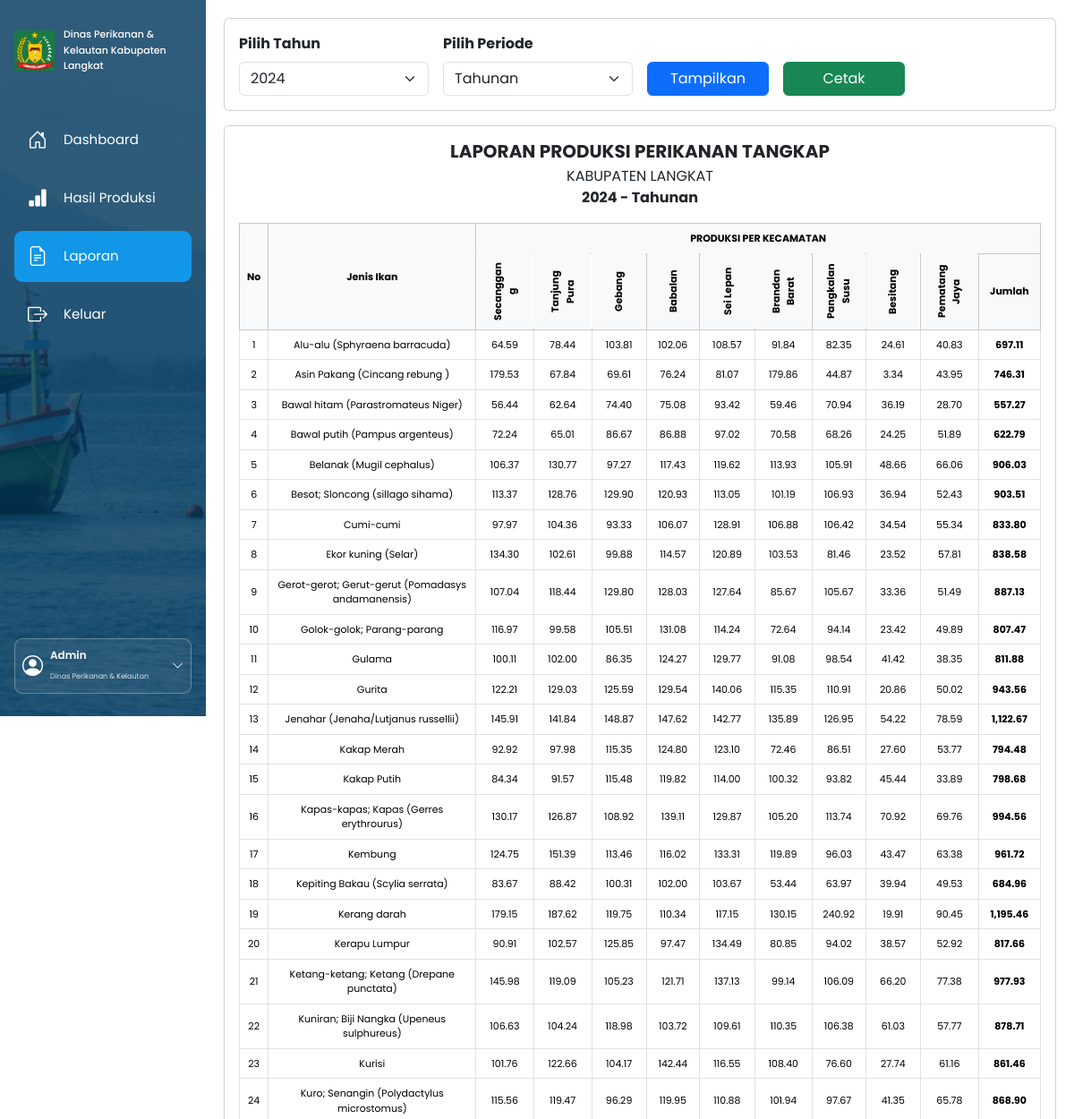
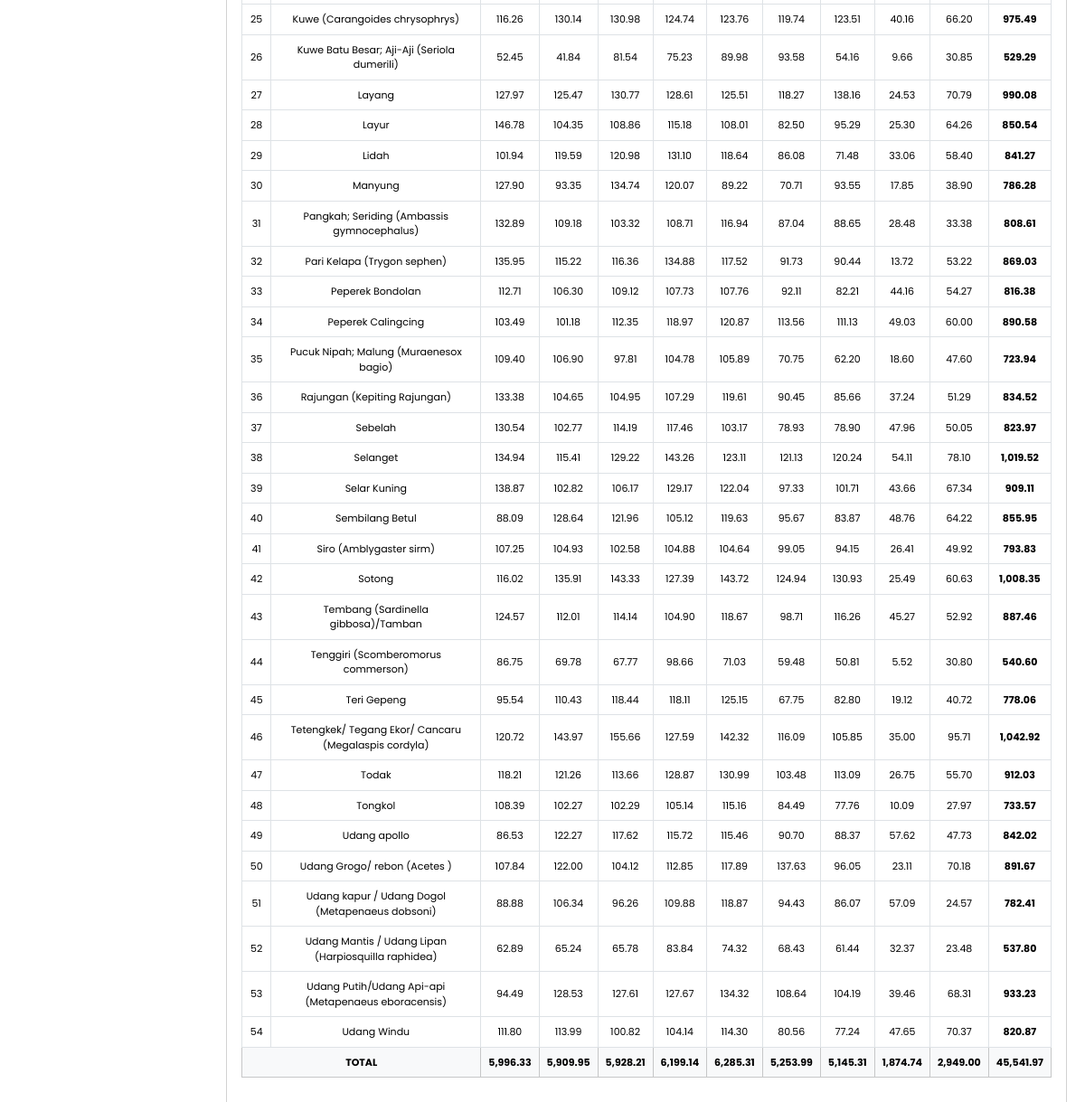
Screenshot of /laporan.php (signed in) with the database file from the repository (2 pictures, top to bottom).
### tables this page shows
CREATE TABLE `hasil_produksi` (
  `id` int(11) NOT NULL,
  `Tahun` int(11) NOT NULL,
  `Triwulan` varchar(10) DEFAULT NULL,
  `Nama_ikan` varchar(255) NOT NULL,
  `Daerah` varchar(100) NOT NULL,
  `produksi` decimal(20,12) NOT NULL DEFAULT 0.000000000000,
  `jumlah` decimal(20,12) NOT NULL DEFAULT 0.000000000000
);

### laporan.php (the view, shortened to what this page needs)
<?php
function formatAngka($angka){
    return number_format((float)$angka,2,'.',',');
}
$tahun=$_GET['tahun']??'2024';
$periode=$_GET['periode']??'Tahunan';
$lokasi=[
    'Secanggang','Tanjung Pura','Gebang','Babalan',
    'Sei Lepan','Brandan Barat','Pangkalan Susu',
    'Besitang','Pematang Jaya'
];
$where="WHERE Tahun='$tahun'";
if($periode=='Tahunan'){
    $where.=" AND (Triwulan='' OR Triwulan IS NULL)";
}else{
    $where.=" AND Triwulan='$periode'";
}
$data=mysqli_query($koneksi,"
    SELECT * FROM hasil_produksi
    $where ORDER BY Nama_ikan ASC
");
$ikan_data=[];
while($row=mysqli_fetch_assoc($data)){
    $ikan=$row['Nama_ikan'];
    $daerah=$row['Daerah'];
    if(!isset($ikan_data[$ikan])){
        $ikan_data[$ikan]=array_fill_keys($lokasi,0);
    }
    if(isset($ikan_data[$ikan][$daerah])){
        $ikan_data[$ikan][$daerah]+=(float)$row['produksi'];
    }
}
?>
<!DOCTYPE html>
<html lang="id">
<head>
<link href="https://cdn.jsdelivr.net/npm/bootstrap@5.3.8/dist/css/bootstrap.min.css" rel="stylesheet">
</head>
<body>
<?php include "index.php"; ?>
<main>
<div class="card p-3 mb-3 filter">
<form method="GET">
<div class="row g-3 align-items-end">
<div class="col-md-3">
<label class="form-label">
<b>Pilih Tahun</b>
</label>
<select name="tahun" class="form-select">
<?php foreach(['2024','2025','2026'] as $t): ?>
<option value="<?= $t ?>" <?= $tahun==$t?'selected':'' ?>>
<?= $t ?>
</option>
<?php endforeach; ?>
</select>
</div>
<div class="col-md-3">
<label class="form-label">
<b>Pilih Periode</b>
</label>
<select name="periode" class="form-select">
<?php foreach(['Tahunan','TW I','TW II','TW III','TW IV'] as $p): ?>
<option value="<?= $p ?>" <?= $periode==$p?'selected':'' ?>>
<?= $p ?>
</option>
<?php endforeach; ?>
</select>
</div>
<div class="col-md-2">
<button class="btn btn-primary w-100">
Tampilkan
</button>
</div>
<div class="col-md-2">
<button type="button"
onclick="window.print()"
class="btn btn-success w-100">
Cetak
</button>
</div>
</div>
</form>
</div>
<div class="card p-3 screen-only">
<h5 class="text-center fw-bold mb-1">
LAPORAN PRODUKSI PERIKANAN TANGKAP
</h5>
<div class="text-center mb-3">
KABUPATEN LANGKAT<br>
<b><?= $tahun ?> - <?= $periode ?></b>
</div>
<div class="table-responsive">
<table class="table table-bordered">
<thead class="table-light">
<tr>
<th rowspan="2">No</th>
<th rowspan="2">Jenis Ikan</th>
<th colspan="<?= count($lokasi)+1 ?>">
PRODUKSI PER KECAMATAN
</th>
</tr>
<tr>
<?php foreach($lokasi as $l): ?>
<th class="rotate"><?= $l ?></th>
<?php endforeach; ?>
<th>Jumlah</th>
</tr>
</thead>
<tbody>
<?php
$no=1;
$total_lokasi=array_fill_keys($lokasi,0);
$total_semua=0;
foreach($ikan_data as $ikan=>$nilai):
$jumlah=0;
?>
<tr>
<td><?= $no++ ?></td>
<td><?= htmlspecialchars($ikan) ?></td>
<?php foreach($lokasi as $l):
$produksi=$nilai[$l];
$jumlah+=$produksi;
$total_lokasi[$l]+=$produksi;
?>
<td>
<?= $produksi==0?'-':formatAngka($produksi) ?>
</td>
<?php endforeach; ?>
<td class="fw-bold">
<?= formatAngka($jumlah) ?>
</td>
</tr>
<?php
$total_semua+=$jumlah;
endforeach;
?>
<tr class="fw-bold table-light">
<td colspan="2">TOTAL</td>
<?php foreach($lokasi as $l): ?>
<td><?= formatAngka($total_lokasi[$l]) ?></td>
<?php endforeach; ?>
<td><?= formatAngka($total_semua) ?></td>
</tr>
</tbody>
</table>
</div>
</div>
</main>
</body>
</html>

### laporan.php (style rules this page uses)
body { background:#f5f8fb; font-family:Arial,sans-serif; }
main { margin-left:230px; padding:20px; }
.table th, .table td { text-align:center; vertical-align:middle; font-size:11px; padding:5px; }
.rotate { writing-mode:vertical-rl; transform:rotate(180deg); height:85px; }

### index.php (style rules this page uses)
* { font-family:'Poppins',sans-serif; }

### rows the page displays
hasil_produksi: Nama_ikan "Udang Windu", produksi "111.80", produksi "113.99", produksi "100.82", produksi "104.14", produksi "114.30", produksi "80.56", produksi "77.24", produksi "47.65", produksi "70.37", jumlah "820.87"

### other values shown
$tahun "2024"
$periode "Tahunan"
$l "Secanggang"
$l "Tanjung Pura"
$l "Gebang"
$l "Babalan"
$l "Sei Lepan"
$l "Brandan Barat"
$l "Pangkalan Susu"
$l "Besitang"
$l "Pematang Jaya"
$ikan "Alu-alu (Sphyraena barracuda)"
formatAngka($produksi) "64.59"
formatAngka($produksi) "78.44"
formatAngka($produksi) "103.81"
